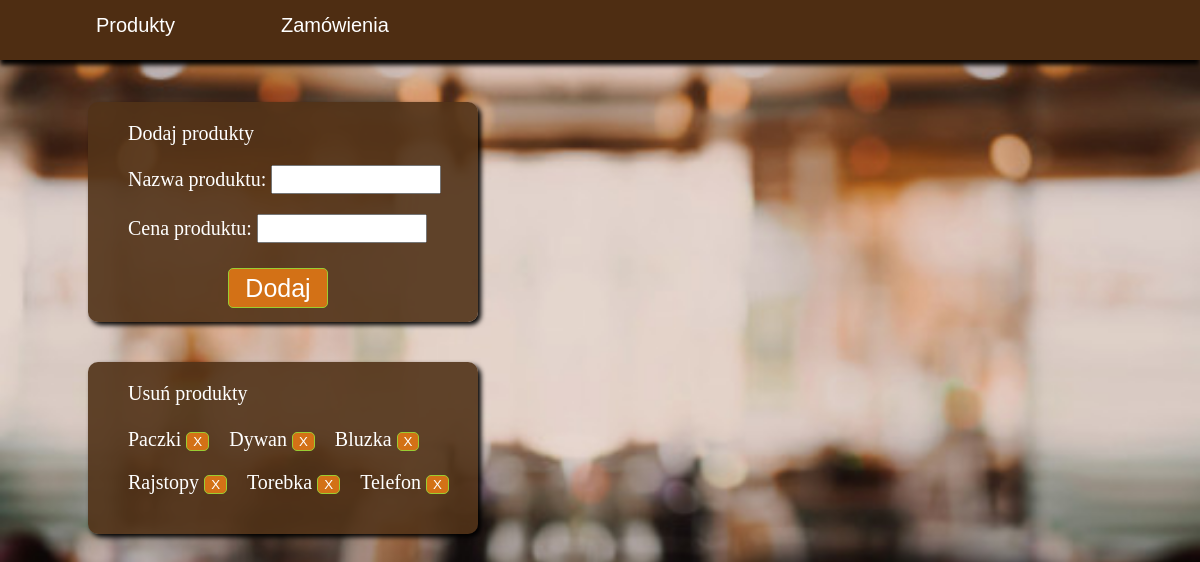
The app's page /adminpage.php with its own data.
### tables this page shows
CREATE TABLE `produkty` (
  `idproduktu` int(11) NOT NULL,
  `produkt` varchar(255) NOT NULL,
  `cena` int(11) NOT NULL
);

### db.php (called while the page is built, shortened)
<?php
function connectDB()
{
    $conn = new mysqli('localhost','root','','sklep');
    return $conn;
}
function getProducts()
{
    $conn = connectDB();
    $r = $conn->query("SELECT * FROM produkty");
return $r;
}
?>

### adminpage.php (the view, shortened to what this page needs)
<?php include 'header.php'; ?>
<body>
    <?php include 'adminpanel.php'; ?>
<div class="main">
<br><br><br>
<div class="dodaj">
   <form method="POST">
        Dodaj produkty
        <p>Nazwa produktu: <input type="text" name="nazwa"></p>
        <p>Cena produktu: <input type="number" name="cena"></p>
        <p><input type="submit" value="Dodaj" name="click"></p>
    </form>
</div>
<div class="usun">
        Usuń produkty<br><br>
        <?php
            $res = getProducts();
            while($row = $res->fetch_assoc())
            {
                echo "<form class='fusun' method='POST'>";
                echo "<div class='pusun'>";
                echo ucfirst($row["produkt"]);
                echo " <input type='submit' name='click2' value='X'>";
                echo "</div>";
                echo "</form>";
            }
        ?>
</div>
</div>
</body>
</html>

### style.css (style rules this page uses)
body { background-image: url(images/background.jpg); background-size: cover; }
.usun { width: 240px; height: 350px; }
.dodaj { position: relative; background-color: rgba(82, 50, 24, 0.9); border-radius: 10px; height: 200px; width: 350px; font-size: 20px; padding-left: 40px; padding-top: 20px; margin-top: 40px; margin-left: 80px; color: white; box-shadow: 3px 3px 5px black; }
.dodaj > form > p > input[type=text] { font-size: 20px; width: 170px; }
.dodaj > form > p > input[type=number] { font-size: 20px; width: 170px; }
.dodaj > form > p > input[type=submit] { position: relative; left: 80px; background-color: rgb(211, 113, 22); border: 1px solid yellowgreen; border-radius: 5px; margin-left: 20px; margin-top: 5px; height: 40px; width: 100px; color: white; font-size: 25px; }
.usun { position: relative; background-color: rgba(82, 50, 24, 0.9); border-radius: 10px; height: auto; width: 350px; font-size: 20px; padding-left: 40px; padding-top: 20px; padding-bottom: 20px; margin-top: 40px; margin-left: 80px; color: white; box-shadow: 3px 3px 5px black; }
.fusun { display: inline-block; margin-right: 20px; }
.pusun > input[type=submit] { background-color: rgb(211, 113, 22); border: 1px solid yellowgreen; border-radius: 5px; height: auto; width: auto; color: white; }

### records on screen
produkty: produkt "Paczki"
produkty: produkt "Dywan"
produkty: produkt "Bluzka"
produkty: produkt "Rajstopy"
produkty: produkt "Torebka"
produkty: produkt "Telefon"
